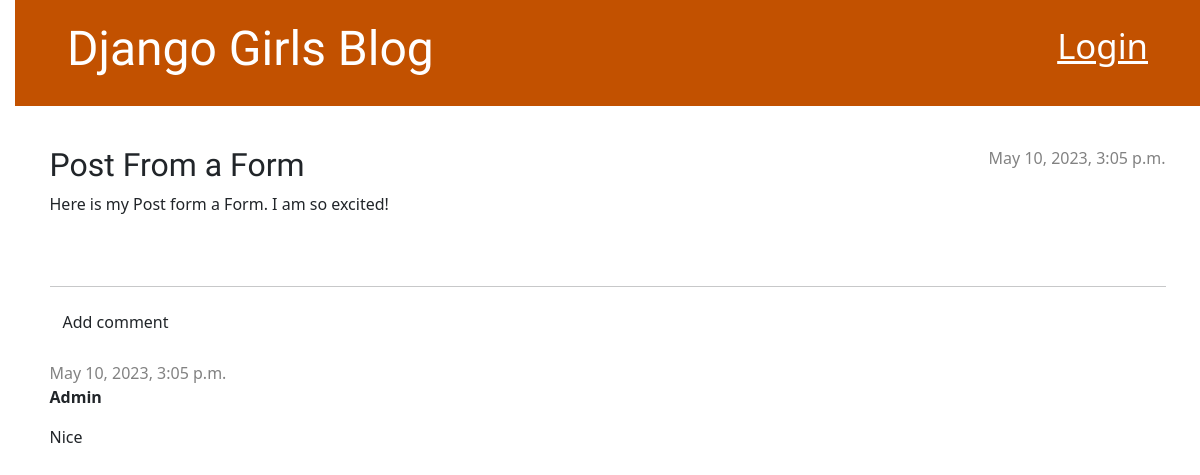
Page /post/6/ on the committed database.
### blog/models.py (models this page shows, shortened)
class Post(models.Model):
    author = models.ForeignKey(settings.AUTH_USER_MODEL, on_delete=models.CASCADE)
    title = models.CharField(max_length=200)
    text = models.TextField()
    created_date = models.DateTimeField(default=timezone.now)
    published_date = models.DateTimeField(blank=True, null=True)

class Comment(models.Model):
    post = models.ForeignKey('blog.Post', on_delete=models.CASCADE, related_name='comments')
    author = models.CharField(max_length=200)
    text = models.TextField()
    created_date = models.DateTimeField(default=timezone.now)
    approved_comment = models.BooleanField(default=False)

### blog/views.py (the view)
# urls.py: path('post/<int:pk>/', views.post_detail, name='post_detail'),
def post_detail(request, pk):
    post = get_object_or_404(Post, pk=pk)
    return render(request, 'blog/post_detail.html', {'post': post})

### blog/templates/blog/post_detail.html (shortened to what this page needs)
{% extends 'blog/base.html' %}
{% block content %}
    <article class="post">
        {% if post.published_date %}
            <time class="date">
                {{ post.published_date }}
            </time>
        {% endif %}
        <h2>{{ post.title }}</h2>
        <p>{{ post.text|linebreaksbr }}</p>
    </article>
    <hr>
    <a class="btn btn-default" href="{% url 'add_comment_to_post' pk=post.pk %}">Add comment</a>
    {% for comment in post.comments.all %}
        <div class="comment">
            <div class="date">{{ comment.created_date }}</div>
            <strong>{{ comment.author }}</strong>
            <p>{{ comment.text|linebreaks }}</p>
        </div>
    {% empty %}
        <p>No comments here yet :(</p>
    {% endfor %}
{% endblock %}

### blog/static/css/blog.css (style rules this page uses)
body { padding-left: 15px; }
h1, h2, h3, h4 { font-family: 'Lobster', cursive; }
.date { color: #828282; }
.post { margin-bottom: 70px; }
.post > .date, .post > .actions { margin-left: 1em; float: right; }
.comment { margin: 20px 0px 20px 0px; }

### rows in the picture
Post: published_date "May 10, 2023, 3:05 p.m.", title "Post From a Form", text "Here is my Post form a Form. I am so excited!"
Comment: created_date "May 10, 2023, 3:05 p.m.", author "Admin", text "Nice"
